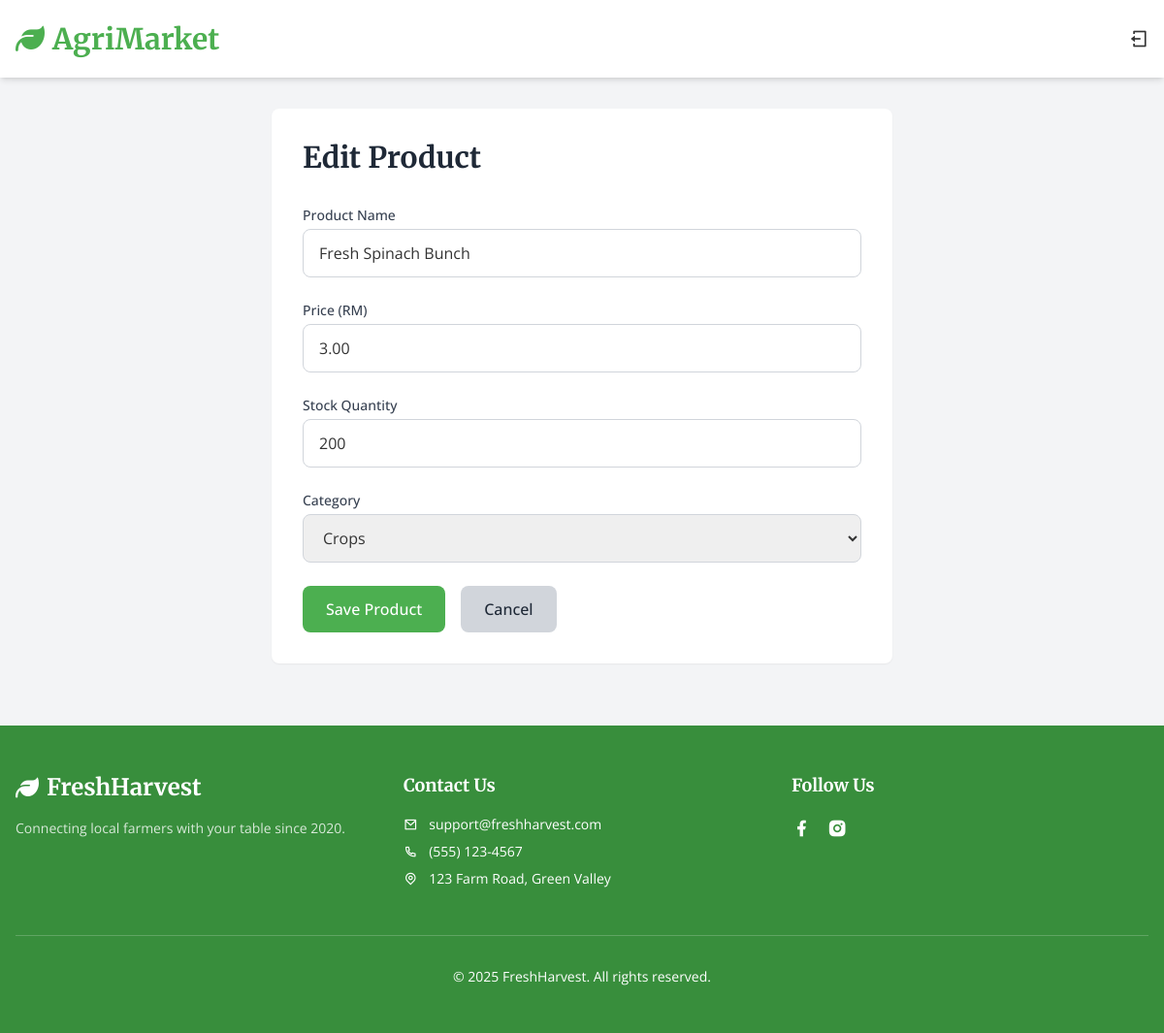
The page /add_product.php?id=8 (signed in) on the database its author committed.
### tables this page shows
CREATE TABLE `products` (
  `product_id` int NOT NULL AUTO_INCREMENT,
  `vendor_id` int NOT NULL,
  `name` varchar(100) NOT NULL,
  `category_id` int NOT NULL,
  `description` text,
  `price` decimal(10,2) NOT NULL,
  `discounted_price` decimal(10,2) DEFAULT NULL,
  `stock_quantity` int NOT NULL DEFAULT '0',
  `minimum_order_quantity` int NOT NULL DEFAULT '1',
  `packaging_type` varchar(50) DEFAULT NULL,
  `weight_kg` decimal(6,2) DEFAULT NULL,
  `is_organic` tinyint(1) NOT NULL DEFAULT '0',
  `harvest_date` date DEFAULT NULL,
  `updated_at` datetime NOT NULL DEFAULT CURRENT_TIMESTAMP ON UPDATE CURRENT_TIMESTAMP,
  `is_active` tinyint(1) NOT NULL DEFAULT '1',
  `image_url` varchar(255) DEFAULT NULL,
  `created_at` datetime NOT NULL DEFAULT CURRENT_TIMESTAMP,
  PRIMARY KEY (`product_id`),
  KEY `vendor_id` (`vendor_id`),
  KEY `category_id` (`category_id`),
  FULLTEXT KEY `product_search` (`name`,`description`)
);

CREATE TABLE `product_categories` (
  `category_id` int NOT NULL AUTO_INCREMENT,
  `name` varchar(50) NOT NULL,
  `description` text,
  `parent_category_id` int DEFAULT NULL,
  PRIMARY KEY (`category_id`),
  KEY `parent_category_id` (`parent_category_id`)
);

### add_product.php (the view, shortened to what this page needs)
<?php
require_once 'db_connect.php';
$vendor_id = $_SESSION['vendor_id'];
$product = null;
$product_id = isset($_GET['id']) ? (int)$_GET['id'] : 0;
if ($product_id) {
    $stmt = $pdo->prepare("SELECT * FROM products WHERE product_id = ? AND vendor_id = ?");
    $stmt->execute([$product_id, $vendor_id]);
    $product = $stmt->fetch(PDO::FETCH_ASSOC);
}
$categories = $pdo->query("SELECT * FROM product_categories")->fetchAll(PDO::FETCH_ASSOC);
?>
<!DOCTYPE html>
<html lang="en">
<head>
    <link rel="stylesheet" href="style.css">
    <script src="https://cdn.tailwindcss.com/3.4.16"></script>
    <link href="https://cdnjs.cloudflare.com/ajax/libs/remixicon/4.6.0/remixicon.min.css" rel="stylesheet">
    <link rel="stylesheet" href="https://cdnjs.cloudflare.com/ajax/libs/font-awesome/6.5.1/css/all.min.css" />
</head>
<body class="bg-gray-100 min-h-screen font-body flex flex-col">
<header class="fixed top-0 left-0 right-0 bg-white shadow-md z-50">
    <div class="max-w-7xl mx-auto px-4">
        <div class="flex items-center justify-between h-20">
            <div class="flex items-center space-x-8">
                <span class="text-3xl font-heading font-bold text-primary flex items-center">
                    <i class="fa-solid fa-leaf mr-2 text-primary-light"></i>
                    AgriMarket
                </span>
            </div>
            <div class="flex items-center space-x-4">
                <a href="logout.php" class="cursor-pointer hover:text-primary transition-colors" title="Log Out">
                    <i class="ri-logout-box-line text-xl"></i>
                </a>
            </div>
        </div>
    </div>
</header>
<main class="pt-28 pb-16 flex-1">
    <div class="max-w-2xl mx-auto px-4">
        <div class="bg-white rounded-lg shadow-sm p-8">
            <h1 class="text-3xl font-heading font-bold text-gray-800 mb-8">
                <?php echo $product_id ? 'Edit Product' : 'Add Product'; ?>
            </h1>
            <form method="POST" class="space-y-6">
                <div>
                    <label for="name" class="block text-sm font-medium text-gray-700 mb-1">Product Name</label>
                    <input type="text" id="name" name="name" value="<?php echo htmlspecialchars($product['name'] ?? ''); ?>" required
                        class="w-full px-4 py-3 rounded-lg border border-gray-300 focus:ring-2 focus:ring-primary focus:border-transparent">
                </div>
                <div>
                    <label for="price" class="block text-sm font-medium text-gray-700 mb-1">Price (RM)</label>
                    <input type="number" step="0.01" id="price" name="price" value="<?php echo htmlspecialchars($product['price'] ?? ''); ?>" required
                        class="w-full px-4 py-3 rounded-lg border border-gray-300 focus:ring-2 focus:ring-primary focus:border-transparent">
                </div>
                <div>
                    <label for="stock_quantity" class="block text-sm font-medium text-gray-700 mb-1">Stock Quantity</label>
                    <input type="number" id="stock_quantity" name="stock_quantity" value="<?php echo htmlspecialchars($product['stock_quantity'] ?? ''); ?>" required
                        class="w-full px-4 py-3 rounded-lg border border-gray-300 focus:ring-2 focus:ring-primary focus:border-transparent">
                </div>
                <div>
                    <label for="category_id" class="block text-sm font-medium text-gray-700 mb-1">Category</label>
                    <select id="category_id" name="category_id" required
                        class="w-full px-4 py-3 rounded-lg border border-gray-300 focus:ring-2 focus:ring-primary focus:border-transparent">
                        <?php foreach ($categories as $category): ?>
                            <option value="<?php echo $category['category_id']; ?>" <?php echo ($product && $product['category_id'] == $category['category_id']) ? 'selected' : ''; ?>>
                                <?php echo htmlspecialchars($category['name']); ?>
                            </option>
                        <?php endforeach; ?>
                    </select>
                </div>
                <div class="flex space-x-4">
                    <button type="submit" class="bg-primary text-white py-3 px-6 rounded-lg hover:bg-primary-dark font-medium transition-colors">
                        Save Product
                    </button>
                    <a href="vendor_dashboard.php" class="bg-gray-300 text-gray-800 py-3 px-6 rounded-lg hover:bg-gray-400 font-medium transition-colors">
                        Cancel
                    </a>
                </div>
            </form>
        </div>
    </div>
</main>
<footer class="bg-primary-dark text-white py-12 flex-shrink-0">
    <div class="max-w-7xl mx-auto px-4">
        <div class="grid grid-cols-1 md:grid-cols-3 gap-8">
            <div>
                <span class="text-2xl font-heading font-bold flex items-center mb-4">
                    <i class="fa-solid fa-leaf mr-2 text-primary-light"></i>
                    FreshHarvest
                </span>
                <p class="text-sm opacity-80">Connecting local farmers with your table since 2020.</p>
            </div>
            <div>
                <h5 class="font-heading font-bold text-lg mb-4">Contact Us</h5>
                <ul class="space-y-2 text-sm">
                    <li><i class="ri-mail-line mr-2"></i> support@freshharvest.com</li>
                    <li><i class="ri-phone-line mr-2"></i> (555) 123-4567</li>
                    <li><i class="ri-map-pin-line mr-2"></i> 123 Farm Road, Green Valley</li>
                </ul>
            </div>
            <div>
                <h5 class="font-heading font-bold text-lg mb-4">Follow Us</h5>
                <div class="flex space-x-4">
                    <a href="https://web.facebook.com/INTI.edu/?locale=ms_MY&_rdc=1&_rdr#" class="hover:text-primary-light transition-colors"><i class="ri-facebook-fill text-xl"></i></a>
                    <a href="https://www.instagram.com/inti_edu/?hl=en" class="hover:text-primary-light transition-colors"><i class="ri-instagram-fill text-xl"></i></a>
                </div>
            </div>
        </div>
        <div class="mt-12 pt-8 border-t border-white border-opacity-20 text-center">
            <p class="text-sm">© 2025 FreshHarvest. All rights reserved.</p>
        </div>
    </div>
</footer>
</body>
</html>

### style.css (style rules this page uses)
:root { --primary: #4CAF50; --primary-light: #81C784; --primary-dark: #388E3C; --secondary: #FF9800; --secondary-dark: #F57C00; --accent: #FF5722; --natural-light: #F9F9F7; }
body { font-family: 'Open Sans', sans-serif; color: #333; line-height: 1.6; background-color: var(--natural-light); margin: 0; padding: 0; }
.font-heading { font-family: 'Merriweather', serif; }
h1, h2, h3, h4, h5, h6 { margin-top: 0; margin-bottom: 0.5em; }
.max-w-7xl { max-width: 80rem; margin-left: auto; margin-right: auto; }
.px-4 { padding-left: 1rem; padding-right: 1rem; }
header { position: fixed; top: 0; left: 0; right: 0; background-color: white; box-shadow: 0 2px 4px rgba(0,0,0,0.1); z-index: 50; }
.bg-primary { background-color: var(--primary); color: white; }
footer { background-color: var(--primary-dark); color: white; padding: 3rem 0; }
.text-center { text-align: center; }
.text-primary { color: var(--primary); }
.text-white { color: white; }
.bg-white { background-color: white; }
.flex { display: flex; }
.items-center { align-items: center; }
.justify-between { justify-content: space-between; }

### rows shown on the page
products: name "Fresh Spinach Bunch", price "3.00", stock_quantity "200", category_id "Crops"
